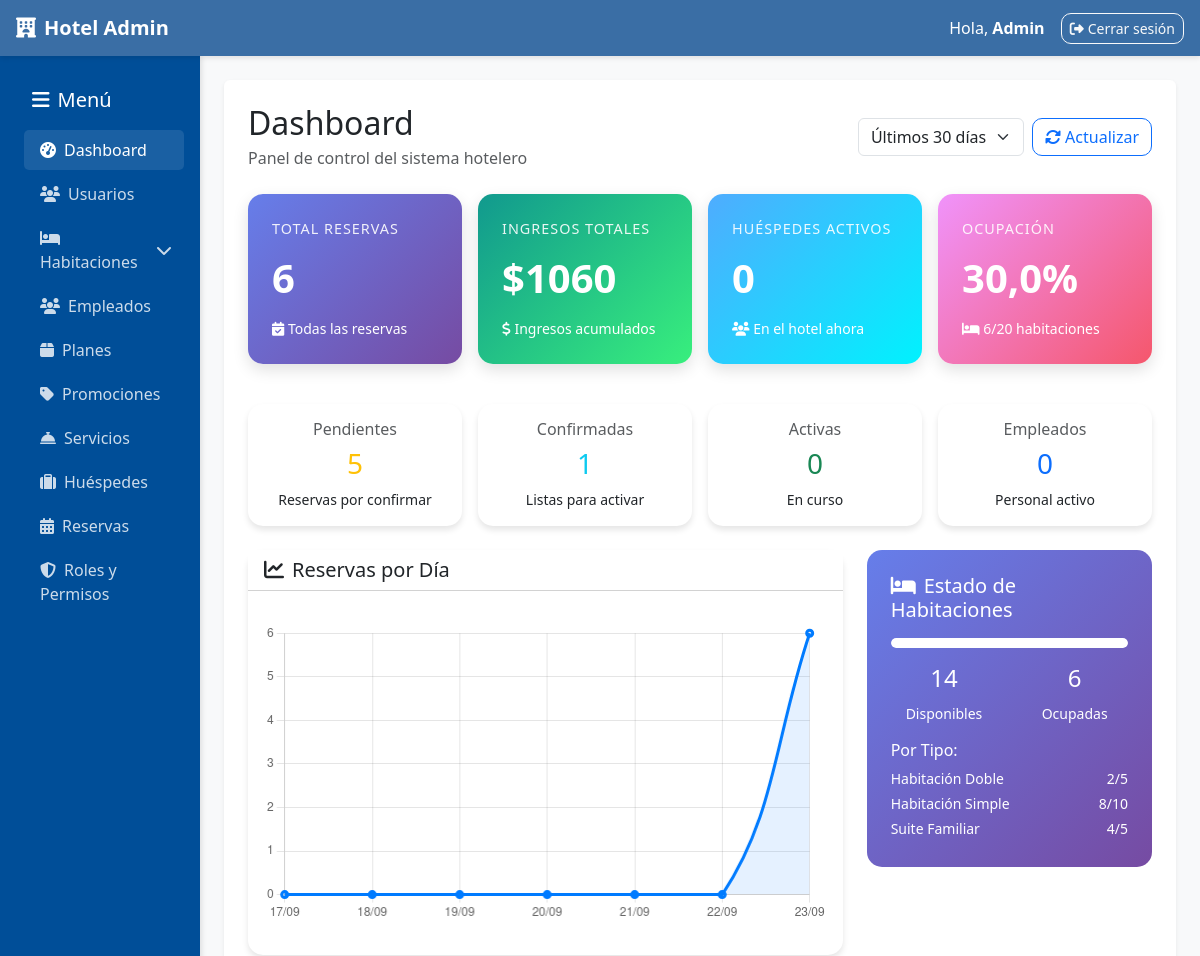
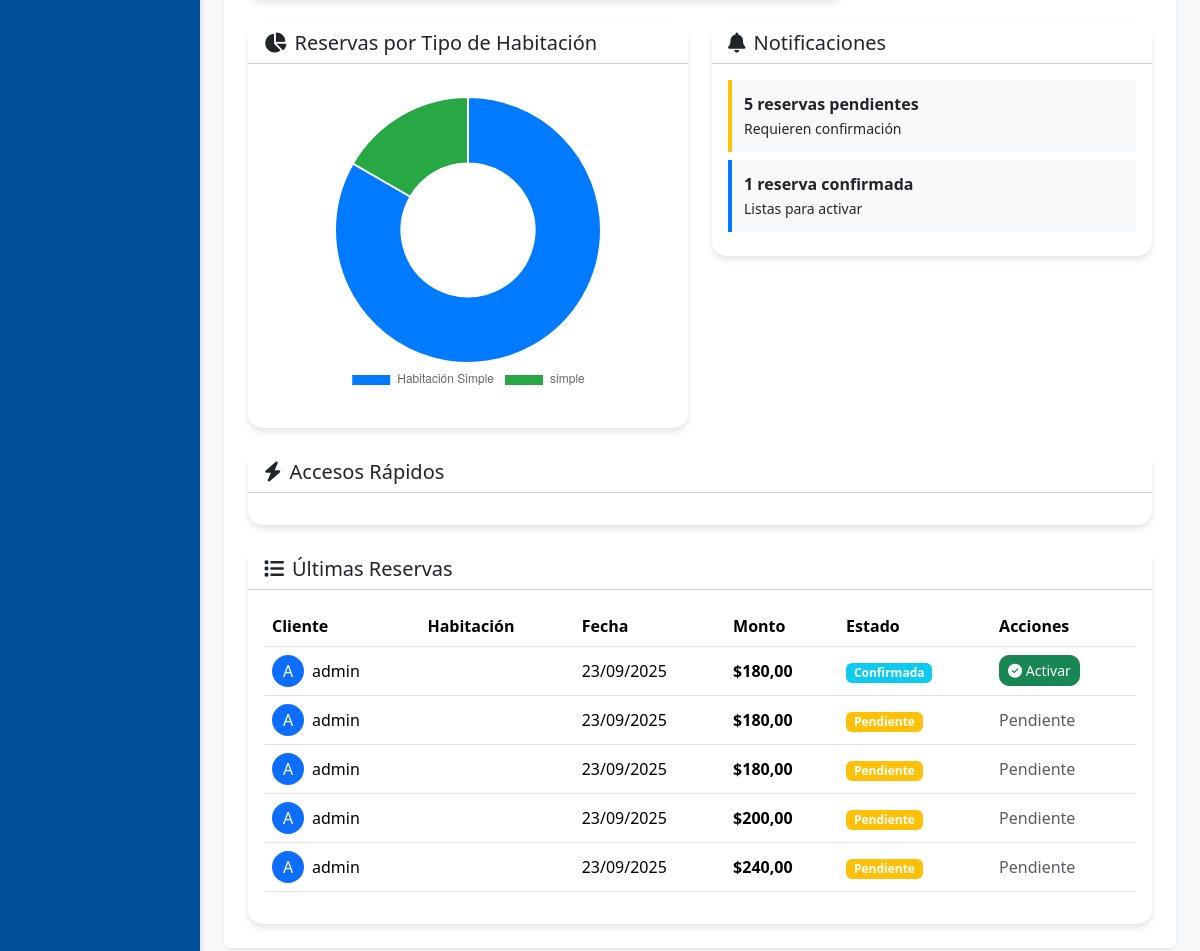
The app's page /administracion/ (signed in), older data (2 pictures, top to bottom).
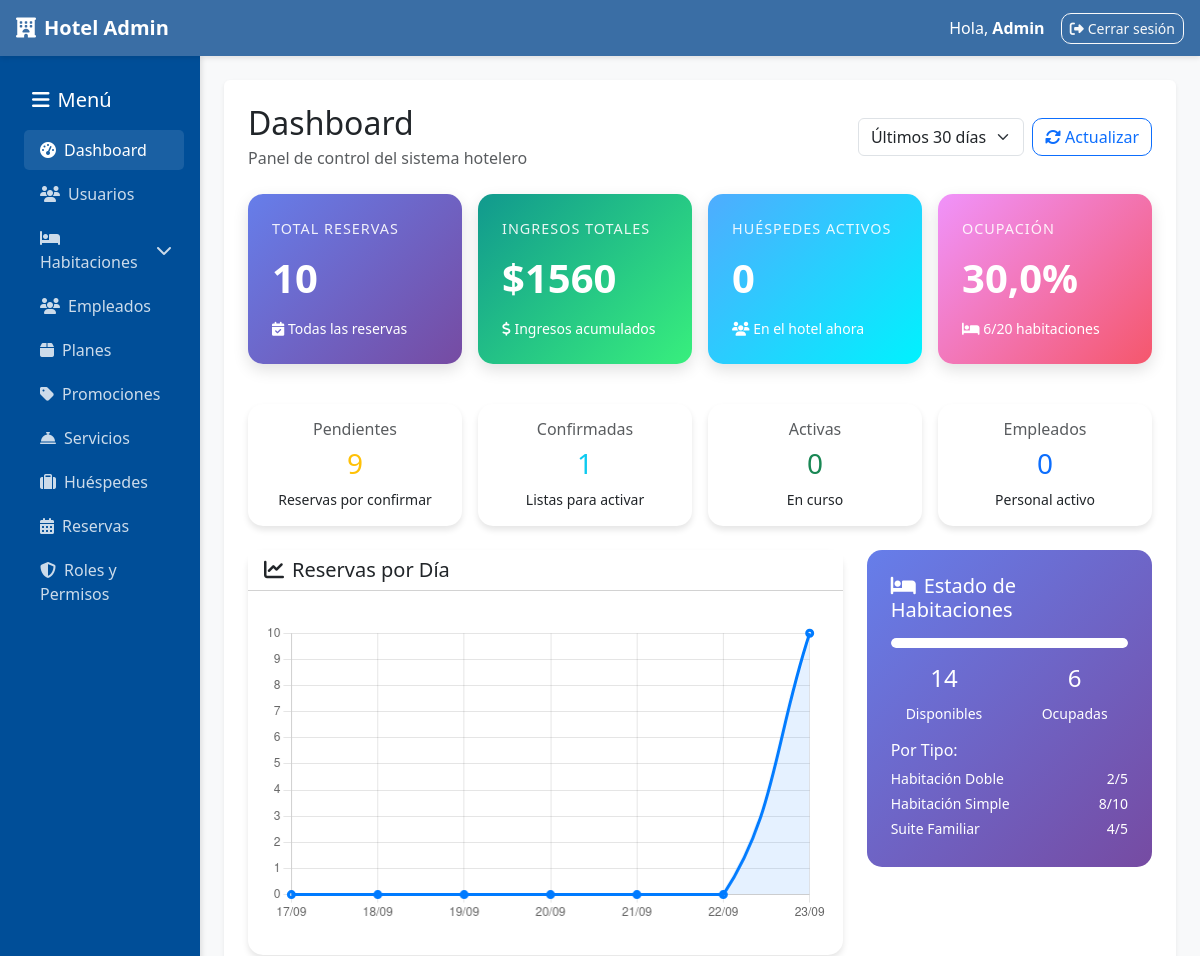
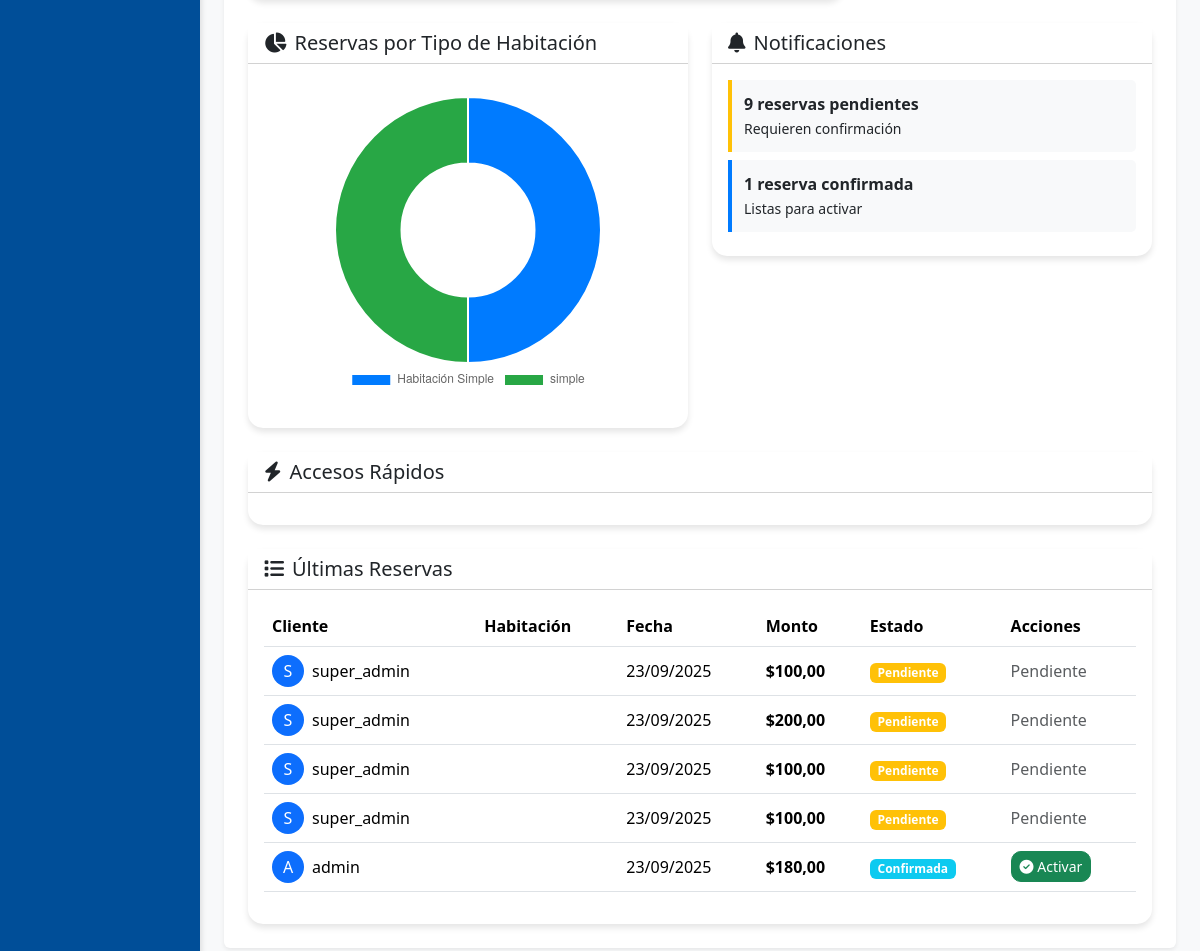
The same page, newer data (2 pictures, top to bottom).
### habitaciones/models.py (models this page shows, shortened)
class TipoHabitacion(models.Model):
    nombre = models.CharField(max_length=100, unique=True)
    precio = models.DecimalField(max_digits=10, decimal_places=2)
    capacidad = models.PositiveIntegerField(default=1)
    stock_total = models.PositiveIntegerField(default=0, help_text="Cantidad total de habitaciones de este tipo")
    stock_disponible = models.PositiveIntegerField(default=0, help_text="Cantidad disponible para reservar")
    descripcion = models.TextField(blank=True, null=True)
    imagen = models.ImageField(upload_to='tipos_habitaciones/', blank=True, null=True)
    activo = models.BooleanField(default=True)
    class Meta:
        verbose_name = "Tipo de Habitación"
        verbose_name_plural = "Tipos de Habitaciones"

### reservas/models.py (models this page shows, shortened)
class Reserva(models.Model):
    ESTADOS_RESERVA = [
        ('pendiente', 'Pendiente'),
        ('confirmada', 'Confirmada'),
        ('activa', 'Activa'),
        ('completada', 'Completada'),
        ('cancelada', 'Cancelada'),
    ]
    METODOS_PAGO = [
        ('efectivo', 'Efectivo'),
        ('debito', 'Débito'),
        ('credito', 'Crédito'),
        ('mercadopago', 'MercadoPago'),
        ('paypal', 'PayPal'),
        ('crypto', 'Criptomonedas'),
        ('transferencia', 'Transferencia Bancaria'),
    ]
    usuario = models.ForeignKey(User, on_delete=models.CASCADE)
    tipo_habitacion = models.ForeignKey(TipoHabitacion, on_delete=models.CASCADE, related_name='reservas')
    habitacion_asignada = models.ForeignKey(Habitacion, on_delete=models.SET_NULL, null=True, blank=True,
                                          help_text="Habitación específica asignada al hacer check-in")
    cantidad_habitaciones = models.PositiveIntegerField(default=1, help_text="Cantidad de habitaciones reservadas")
    servicios = models.ManyToManyField(Servicio, blank=True)
    plan = models.ForeignKey(Plan, on_delete=models.SET_NULL, null=True, blank=True)
    promocion = models.ForeignKey(Promocion, on_delete=models.SET_NULL, null=True, blank=True)
    fecha_reserva = models.DateTimeField(auto_now_add=True)
    estado = models.CharField(max_length=20, choices=ESTADOS_RESERVA, default='pendiente')
    metodo_pago = models.CharField(max_length=20, choices=METODOS_PAGO, blank=True, null=True)
    token = models.CharField(max_length=64, default=uuid.uuid4, editable=False, unique=True)
    monto = models.DecimalField(max_digits=10, decimal_places=2, default=0)
    check_in = models.DateField(null=True, blank=True)
    check_out = models.DateField(null=True, blank=True)
    cantidad_huespedes = models.PositiveIntegerField(default=1)
    class Meta:
        ordering = ['-fecha_reserva']
        verbose_name = "Reserva"
        verbose_name_plural = "Reservas"

### administracion/views.py (the view)
# urls.py: path("", views.dashboard, name="dashboard"),
@requiere_staff_y_permiso('dashboard', 'ver')
def dashboard(request):
    from datetime import datetime, timedelta
    from django.db.models import Count, Q
    from habitaciones.models import Habitacion
    from reservas.models import HuespedActivo
    context = {}
    hoy = timezone.now().date()
    hace_30_dias = hoy - timedelta(days=30)
    hace_7_dias = hoy - timedelta(days=7)
    total_usuarios = User.objects.count()
    context['total_usuarios'] = total_usuarios
    if usuario_tiene_permiso(request.user, 'reservas', 'ver'):
        context["total_reservas"] = Reserva.objects.count()
        context["total_ingresos"] = Reserva.objects.aggregate(total=Sum("monto"))["total"] or 0
        context["reservas"] = Reserva.objects.order_by("-fecha_reserva")[:5]
        context["reservas_pendientes"] = Reserva.objects.filter(estado='pendiente').count()
        context["reservas_confirmadas"] = Reserva.objects.filter(estado='confirmada').count()
        context["reservas_activas"] = Reserva.objects.filter(estado='activa').count()
        context["ingresos_mes"] = Reserva.objects.filter(
            fecha_reserva__gte=hace_30_dias
        ).aggregate(total=Sum("monto"))["total"] or 0
        reservas_por_dia = []
        labels_dias = []
        for i in range(7):
            dia = hoy - timedelta(days=i)
            count = Reserva.objects.filter(fecha_reserva__date=dia).count()
            reservas_por_dia.insert(0, count)
            labels_dias.insert(0, dia.strftime('%d/%m'))
        context["chart_reservas_labels"] = labels_dias
        context["chart_reservas_data"] = reservas_por_dia
        reservas_por_tipo = Reserva.objects.values('tipo_habitacion__nombre').annotate(
            count=Count('id')
        ).order_by('-count')
        context["chart_tipos_labels"] = [item['tipo_habitacion__nombre'] for item in reservas_por_tipo]
        context["chart_tipos_data"] = [item['count'] for item in reservas_por_tipo]
    if usuario_tiene_permiso(request.user, 'huespedes', 'ver'):
        context['total_huespedes'] = Huesped.objects.count()
        context['huespedes_activos'] = HuespedActivo.objects.filter(activo=True).count()
    if usuario_tiene_permiso(request.user, 'empleados', 'ver'):
        context["total_empleados"] = Empleado.objects.count()
    if usuario_tiene_permiso(request.user, 'habitaciones', 'ver'):
        total_habitaciones = Habitacion.objects.count()
        habitaciones_disponibles = Habitacion.objects.filter(disponible=True).count()
        habitaciones_ocupadas = total_habitaciones - habitaciones_disponibles
        context["total_habitaciones"] = total_habitaciones
        context["habitaciones_disponibles"] = habitaciones_disponibles
        context["habitaciones_ocupadas"] = habitaciones_ocupadas
        context["ocupacion_porcentaje"] = round((habitaciones_ocupadas / total_habitaciones * 100) if total_habitaciones > 0 else 0, 1)
        habitaciones_por_tipo = Habitacion.objects.values('tipo_habitacion__nombre').annotate(
            total=Count('id'),
            disponibles=Count('id', filter=Q(disponible=True))
        )
        context["habitaciones_por_tipo"] = habitaciones_por_tipo
    from .permissions import convertir_permisos_para_template
    permisos_raw = obtener_permisos_usuario(request.user)
    context['permisos'] = convertir_permisos_para_template(permisos_raw)
    return render(request, "administracion/dashboard.html", context)

### administracion/permissions.py (called while the page is built, shortened)
def usuario_tiene_permiso(usuario, modulo, accion):
    if not usuario.is_authenticated:
        return False
    if usuario.is_superuser:
        return True

def obtener_roles_usuario(usuario):
    if not usuario.is_authenticated:
        return []
    return UsuarioRol.objects.filter(
        usuario=usuario,
        activo=True,
        rol__activo=True
    ).select_related('rol')

def es_super_admin(usuario):
    if not usuario.is_authenticated:
        return False
    if usuario.is_superuser:
        return True

def obtener_permisos_usuario(usuario):
    if not usuario.is_authenticated:
        return {}
    if usuario.is_superuser:
        from .models import Permiso
        permisos = Permiso.objects.all()
        permisos_dict = {}
        for permiso in permisos:
            if permiso.modulo not in permisos_dict:
                permisos_dict[permiso.modulo] = []
            permisos_dict[permiso.modulo].append(permiso.accion)
        return permisos_dict

### administracion/templates/administracion/dashboard.html (shortened to what the changed rows need)
{% extends "administracion/base_admin.html" %}
{% block content %}
     <div class="row mb-4">
         <div class="col-12">
             <div class="d-flex justify-content-between align-items-center">
                 <div>
                     <h2 class="mb-1">Dashboard</h2>
                 </div>
             </div>
         </div>
     </div>
    <div class="row g-3 mb-4">
        <div class="col-md-3">
            <div class="kpi-card">
                <div class="kpi-title">Total Reservas</div>
                <div class="kpi-value">{{ total_reservas|default:0 }}</div>
                <small><i class="fas fa-calendar-check"></i> Todas las reservas</small>
            </div>
        </div>
        <div class="col-md-3">
            <div class="kpi-card success">
                <div class="kpi-title">Ingresos Totales</div>
                <div class="kpi-value">${{ total_ingresos|default:0 }}</div>
                <small><i class="fas fa-dollar-sign"></i> Ingresos acumulados</small>
            </div>
        </div>
    </div>
    <div class="row g-3 mb-4">
        <div class="col-md-3">
            <div class="card dashboard-card text-center p-3">
                <h6 class="text-muted">Pendientes</h6>
                <h3 class="text-warning">{{ reservas_pendientes|default:0 }}</h3>
                <small>Reservas por confirmar</small>
            </div>
        </div>
    </div>
    <div class="row g-4 mb-4">
        <div class="col-lg-8">
            <div class="card dashboard-card">
                <div class="card-body">
                    <div class="chart-container">
                        <canvas id="reservasChart"></canvas>
                    </div>
                </div>
            </div>
        </div>
        <div class="col-lg-4">
            <div class="ocupacion-widget">
                {% if habitaciones_por_tipo %}
                <div class="mt-3">
                    {% for tipo in habitaciones_por_tipo %}
                    <div class="d-flex justify-content-between mb-1">
                        <small>{{ tipo.tipo_habitacion__nombre|title }}</small>
                        <small>{{ tipo.disponibles }}/{{ tipo.total }}</small>
                    </div>
                    {% endfor %}
                </div>
                {% endif %}
            </div>
        </div>
    </div>
    <div class="row g-4 mb-4">
        <div class="col-lg-6">
            <div class="card dashboard-card">
                <div class="card-body">
                    <div class="chart-container">
                        <canvas id="tiposChart"></canvas>
                    </div>
                </div>
            </div>
        </div>
        <div class="col-lg-6">
            <div class="card dashboard-card">
                <div class="card-body">
                    {% if reservas_pendientes > 0 %}
                    <div class="notification-item warning">
                        <strong>{{ reservas_pendientes }} reserva{{ reservas_pendientes|pluralize:"s" }} pendiente{{ reservas_pendientes|pluralize:"s" }}</strong>
                        <br><small>Requieren confirmación</small>
                    </div>
                    {% endif %}
                </div>
            </div>
        </div>
    </div>
    <div class="row">
        <div class="col-12">
            <div class="card dashboard-card">
                <div class="card-body">
                    {% if reservas %}
                        <div class="table-responsive">
                            <table class="table table-hover">
                                <thead>
                                    <tr>
                                        <th>Cliente</th>
                                        <th>Habitación</th>
                                        <th>Fecha</th>
                                        <th>Monto</th>
                                        <th>Estado</th>
                                        <th>Acciones</th>
                                    </tr>
                                </thead>
                                <tbody>
                                    {% for r in reservas %}
                                    <tr>
                                        <td>
                                            <div class="d-flex align-items-center">
                                                <div class="avatar bg-primary text-white rounded-circle me-2" style="width: 32px; height: 32px; display: flex; align-items: center; justify-content: center;">
                                                    {{ r.usuario.username|first|upper }}
                                                </div>
                                                {{ r.usuario.username }}
                                            </div>
                                        </td>
                                        <td>{{ r.habitacion }}</td>
                                        <td>{{ r.fecha_reserva|date:"d/m/Y" }}</td>
                                        <td><strong>${{ r.monto }}</strong></td>
                                        <td>
                                            {% if r.estado == 'activa' %}
                                                <span class="badge bg-success">Activa</span>
                                            {% elif r.estado == 'confirmada' %}
                                                <span class="badge bg-info">Confirmada</span>
                                            {% elif r.estado == 'cancelada' %}
                                                <span class="badge bg-danger">Cancelada</span>
                                            {% else %}
                                                <span class="badge bg-warning">Pendiente</span>
                                            {% endif %}
                                        </td>
                                        <td>
                                            {% if r.estado == 'confirmada' %}
                                            <button class="btn btn-sm btn-success activar-reserva" data-id="{{ r.id }}">
                                                <i class="fas fa-check-circle"></i> Activar
                                            </button>
                                            {% elif r.estado == 'activa' %}
                                            <span class="text-success"><i class="fas fa-check-circle"></i> Activada</span>
                                            {% else %}
                                            <span class="text-muted">Pendiente</span>
                                            {% endif %}
                                        </td>
                                    </tr>
                                    {% endfor %}
                                </tbody>
                            </table>
                        </div>
                    {% else %}
                        <div class="text-center py-4">
                            <i class="fas fa-calendar-times fa-3x text-muted mb-3"></i>
                            <p class="text-muted">No hay reservas recientes para mostrar.</p>
                        </div>
                    {% endif %}
                </div>
            </div>
        </div>
     </div>
{% endblock %}

Row changes from the older to the newer data that the page shows:
no longer on this page (row unchanged): Reserva: usuario.username|first "A", usuario.username "admin", fecha_reserva "23/09/2025", monto "180,00", estado "Pendiente"
no longer on this page (row unchanged): Reserva: usuario.username|first "A", usuario.username "admin", fecha_reserva "23/09/2025", monto "180,00", estado "Pendiente"
no longer on this page (row unchanged): Reserva: usuario.username|first "A", usuario.username "admin", fecha_reserva "23/09/2025", monto "200,00", estado "Pendiente"
no longer on this page (row unchanged): Reserva: usuario.username|first "A", usuario.username "admin", fecha_reserva "23/09/2025", monto "240,00", estado "Pendiente"
added Reserva: usuario.username|first "S", usuario.username "super_admin", fecha_reserva "23/09/2025", monto "100,00", estado "Pendiente"
added Reserva: usuario.username|first "S", usuario.username "super_admin", fecha_reserva "23/09/2025", monto "200,00", estado "Pendiente"
added Reserva: usuario.username|first "S", usuario.username "super_admin", fecha_reserva "23/09/2025", monto "100,00", estado "Pendiente"
added Reserva: usuario.username|first "S", usuario.username "super_admin", fecha_reserva "23/09/2025", monto "100,00", estado "Pendiente"
Text that changed along with them:
{{ total_reservas|default:0 }}: "6" → "10"
{{ total_ingresos|default:0 }}: "1060" → "1560"
{{ reservas_pendientes|default:0 }}: "5" → "9"
chart data {{ chart_reservas_data|default:"[]"|safe }}: [0, 0, 0, 0, 0, 0, 6] → [0, 0, 0, 0, 0, 0, 10]
chart data {{ chart_tipos_data|default:"[]"|safe }}: [5, 1] → [5, 5]
{{ reservas_pendientes }}: "5" → "9"
